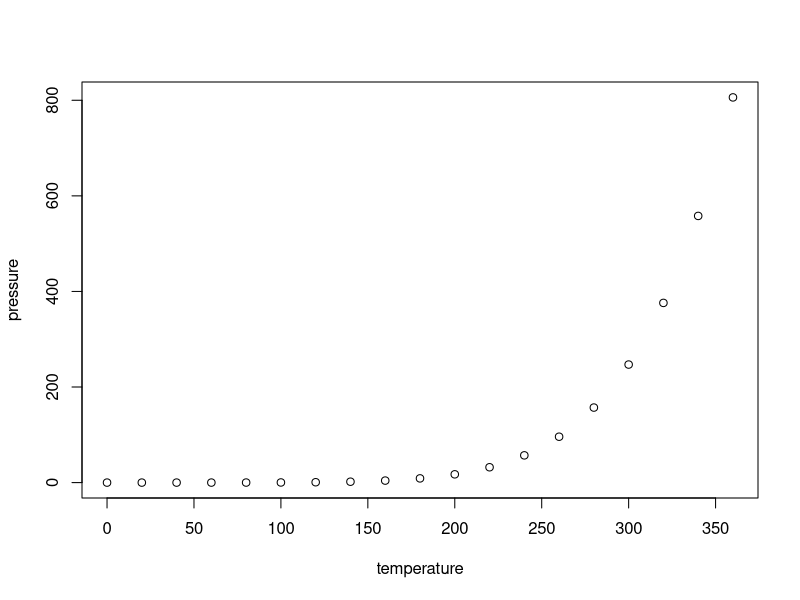
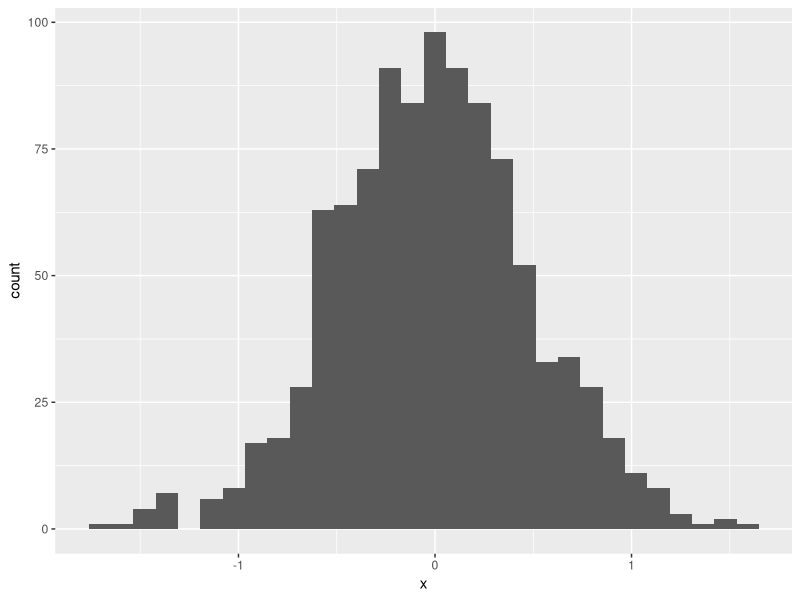
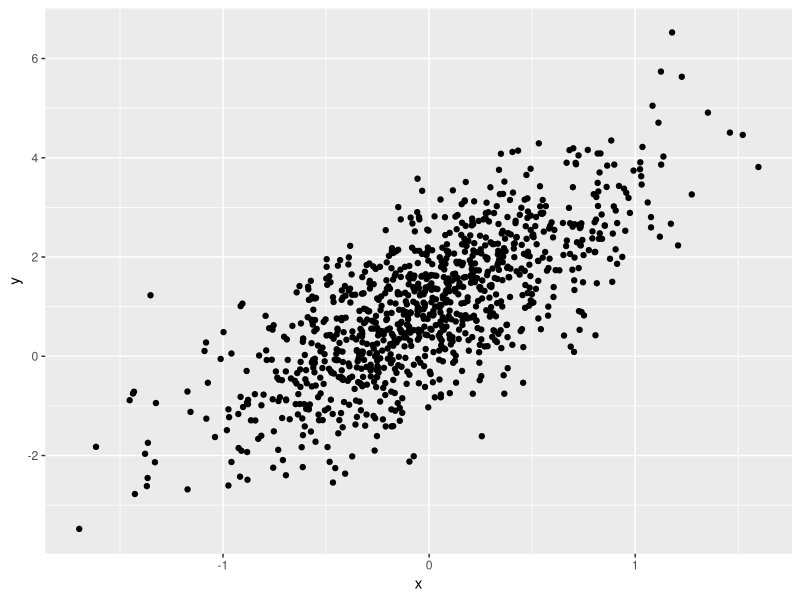

These charts were generated, in order, by the following R code:
## ---- chunk 1
knitr::opts_chunk$set(echo = TRUE)
## ---- chunk 2
summary(cars)
## ---- chunk 3
plot(pressure)
## ---- chunk 4
library(tidyverse)
## ---- chunk 5
set.seed(1234)

plot_df = tibble(
  x = rnorm(1000, sd = .5),
  y = 1 + 2 * x + rnorm(1000)
)
## ---- chunk 6
ggplot(plot_df, aes(x = x)) + geom_histogram()
## ---- chunk 7
ggplot(plot_df, aes(x = x, y = y)) + geom_point()

